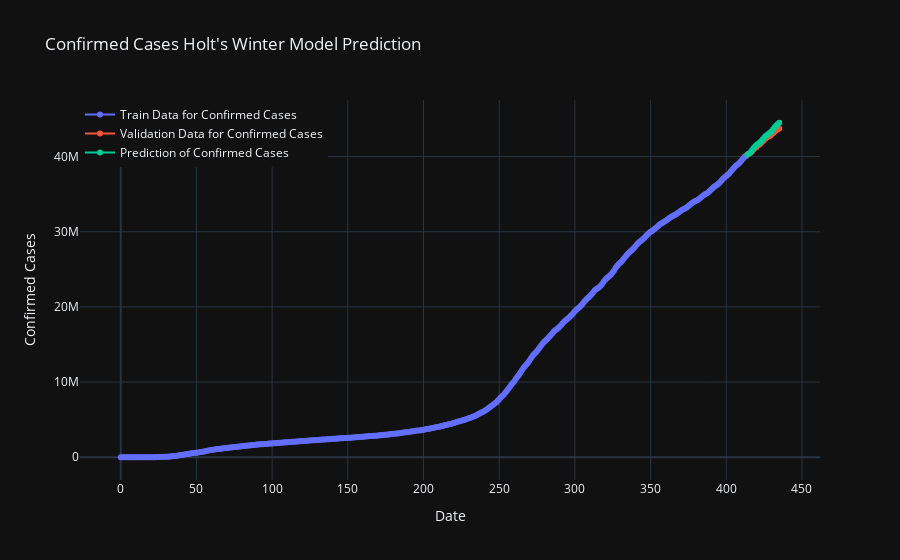

This figure's notebook cell:
### Code cell
fig=go.Figure()
fig.add_trace(go.Scatter(x=model_train.index, y=model_train["confirmed"],
                    mode='lines+markers',name="Train Data for Confirmed Cases"))
fig.add_trace(go.Scatter(x=valid.index, y=valid["confirmed"],
                    mode='lines+markers',name="Validation Data for Confirmed Cases",))
fig.add_trace(go.Scatter(x=valid.index, y=y_pred["Holt\'s Winter Model"],
                    mode='lines+markers',name="Prediction of Confirmed Cases",))
fig.update_layout(title="Confirmed Cases Holt's Winter Model Prediction",
                 xaxis_title="Date",yaxis_title="Confirmed Cases",legend=dict(x=0,y=1,traceorder="normal"))
fig.show()

### Figure 1 — Plotly figure (JSON) as saved in the notebook; plotly's stock layout.template omitted (floating-point values rounded to 4 significant figures; data arrays with more than 128 entries replaced by an {"elided": "..."} marker saying what was removed)
{"data": [{"mode": "lines+markers", "name": "Train Data for Confirmed Cases", "type": "scatter", "x": {"elided": "414 int values"}, "y": {"elided": "414 int values"}}, {"mode": "lines+markers", "name": "Validation Data for Confirmed Cases", "type": "scatter", "x": [414, 415, 416, 417, 418, 419, 420, 421, 422, 423, 424, 425, 426, 427, 428, 429, 430, 431, 432, 433, 434, 435], "y": [40282461, 40388953, 40515587, 40675924, 40956636, 41130914, 41275513, 41495764, 41622079, 41811988, 42022098, 42222036, 42414518, 42571404, 42682014, 42791250, 42966434, 43152096, 43339856, 43510361, 43642870, 43749949]}, {"mode": "lines+markers", "name": "Prediction of Confirmed Cases", "type": "scatter", "x": [414, 415, 416, 417, 418, 419, 420, 421, 422, 423, 424, 425, 426, 427, 428, 429, 430, 431, 432, 433, 434, 435], "y": [40250000.0, 40410000.0, 40590000.0, 40850000.0, 41100000.0, 41330000.0, 41550000.0, 41700000.0, 41830000.0, 42030000.0, 42280000.0, 42520000.0, 42730000.0, 42890000.0, 43050000.0, 43200000.0, 43380000.0, 43640000.0, 43900000.0, 44140000.0, 44350000.0, 44510000.0]}], "layout": {"legend": {"traceorder": "normal", "x": 0, "y": 1}, "title": {"text": "Confirmed Cases Holt's Winter Model Prediction"}, "xaxis": {"title": {"text": "Date"}, "type": "linear", "range": [-27.95, 463.0], "autorange": true}, "yaxis": {"title": {"text": "Confirmed Cases"}, "type": "linear", "range": [-3260000.0, 47770000.0], "autorange": true}}}
